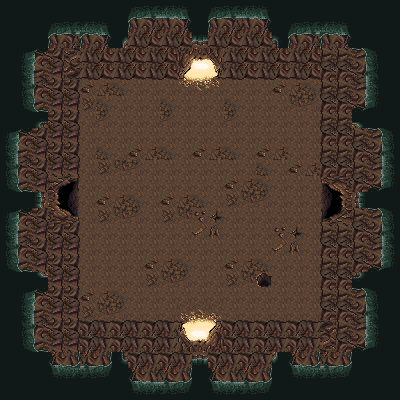

Tiled map render using the project's own tile images. Description and the whole map definition, tile-layer contents included, below:
An orthogonal 25x25 tile map with 16x16 px tiles, 1 tile layer (Tile Layer 1).

<map version="1.9" tiledversion="1.9.2" orientation="orthogonal" renderorder="right-down" width="25" height="25" tilewidth="16" tileheight="16" infinite="0" nextlayerid="2" nextobjectid="1">
 <tileset firstgid="1" name="cave" tilewidth="16" tileheight="16" tilecount="336" columns="16">
  <image source="cave.png" width="256" height="336" />
 </tileset>
 <layer id="1" name="Tile Layer 1" width="25" height="25">
  <data encoding="csv">
3221225523,3221225523,3221225523,3221225523,3221225523,3221225523,3221225523,3221225523,3221225648,3221225647,3221225646,3221225645,3221225523,3221225648,3221225647,3221225646,3221225645,3221225523,3221225523,3221225523,3221225523,3221225523,3221225523,3221225523,3221225523,
3221225523,3221225523,3221225523,3221225648,3221225647,3221225646,3221225645,3221225523,3221225632,3221225631,3221225630,3221225629,3221225523,3221225632,3221225631,3221225630,3221225629,3221225523,3221225648,3221225647,3221225646,3221225645,3221225523,3221225523,3221225523,
3221225523,3221225523,3221225523,3221225632,3221225631,3221225632,3221225629,3221225507,46,47,46,47,3221225506,46,47,46,47,3221225505,3221225632,3221225631,3221225632,3221225629,3221225523,3221225523,3221225523,
2684354611,2684354733,2684354717,1610612783,2684354590,46,47,46,47,46,47,68,69,70,46,47,46,47,46,47,2684354606,2684354606,1610612896,1610612912,1610612787,
2684354611,2684354734,2684354718,1610612782,2684354591,46,47,46,47,46,47,84,85,86,46,47,46,47,46,47,2684354607,2684354607,1610612895,1610612911,1610612787,
2684354611,2684354735,2684354719,1610612783,1610612783,116,117,118,104,104,104,100,101,102,104,104,104,116,117,118,2684354606,2684354606,1610612894,1610612910,1610612787,
2684354611,2684354736,2684354720,1610612782,1610612782,132,118,104,104,104,118,104,104,104,118,104,104,104,133,134,2684354607,2684354607,1610612893,1610612909,1610612787,
2684354611,2684354611,2684354593,1610612783,1610612783,104,134,104,104,104,134,104,104,104,134,104,104,104,104,104,2684354606,2684354606,1610612771,1610612787,1610612787,
2684354733,2684354717,1610612783,1610612782,1610612782,104,104,104,104,104,104,104,104,104,104,104,104,104,104,104,2684354607,2684354607,2684354606,1610612896,1610612912,
2684354734,2684354718,1610612782,1610612783,1610612783,104,118,104,116,117,118,104,116,117,118,104,116,117,104,104,2684354606,2684354606,2684354607,1610612895,1610612911,
2684354735,2684354719,1610612783,1610612782,1610612782,104,132,133,134,104,104,104,104,104,104,104,118,104,116,117,2684354607,2684354607,2684354606,1610612894,1610612910,
2684354736,2684354720,1610612782,1610612758,1610612774,104,104,104,104,104,104,104,104,104,116,117,118,104,104,104,2684354596,2684354580,2684354607,1610612893,1610612909,
2684354611,2684354611,2684354594,1610612757,1610612773,104,116,117,118,104,116,117,118,104,132,133,134,104,104,104,2684354597,2684354581,1610612770,1610612787,1610612787,
2684354733,2684354717,1610612783,1610612756,1610612772,104,132,133,134,104,132,133,113,114,104,104,104,104,104,104,2684354598,2684354582,2684354606,1610612896,1610612912,
2684354734,2684354718,1610612782,1610612783,1610612783,104,104,104,104,104,104,104,129,130,104,104,104,113,114,104,2684354606,2684354606,2684354607,1610612895,1610612911,
2684354735,2684354719,1610612783,1610612782,1610612782,104,104,104,104,104,104,104,104,104,104,104,104,129,130,104,2684354607,2684354607,2684354606,1610612894,1610612910,
2684354736,2684354720,1610612782,1610612783,1610612783,104,104,104,104,116,117,118,104,104,116,117,118,104,104,104,2684354606,2684354606,2684354607,1610612893,1610612909,
2684354611,2684354611,2684354595,1610612782,1610612782,104,104,104,104,132,133,134,104,104,132,133,115,104,104,104,2684354607,2684354607,1610612769,1610612787,1610612787,
2684354611,2684354733,2684354717,1610612783,1610612783,116,117,118,104,104,104,104,104,104,104,104,104,104,104,104,2684354606,2684354606,1610612896,1610612912,1610612787,
2684354611,2684354734,2684354718,1610612782,1610612782,132,133,134,104,104,104,3221225574,3221225573,3221225572,104,104,104,104,104,104,2684354607,2684354607,1610612895,1610612911,1610612787,
2684354611,2684354735,2684354719,1610612783,1610612783,3221225519,3221225518,3221225519,3221225518,3221225519,3221225518,3221225558,3221225557,3221225556,3221225519,3221225518,3221225519,3221225518,3221225519,3221225518,1610612767,2684354606,1610612894,1610612910,1610612787,
2684354611,2684354736,2684354720,1610612782,1610612782,3221225519,3221225518,3221225519,3221225518,3221225519,3221225518,3221225542,3221225541,3221225540,3221225519,3221225518,3221225519,3221225518,3221225519,3221225518,1610612766,2684354607,1610612893,1610612909,1610612787,
51,51,51,157,160,159,160,33,3221225519,3221225518,3221225519,3221225518,34,3221225519,3221225518,3221225519,3221225518,35,157,160,159,160,51,51,51,
51,51,51,173,174,175,176,51,157,158,159,160,51,157,158,159,160,51,173,174,175,176,51,51,51,
51,51,51,51,51,51,51,51,173,174,175,176,51,173,174,175,176,51,51,51,51,51,51,51,51
</data>
 </layer>
</map>
